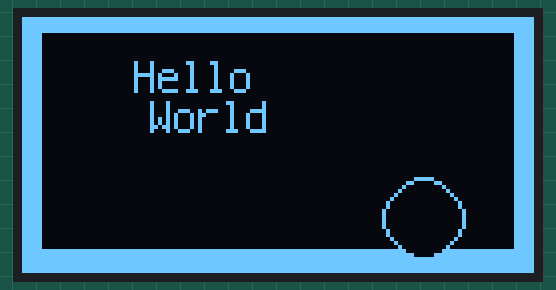
Bench run of a program on a simulated CircuitPython board. Parts: 128×64 one-colour display. Library files of the repository ran but are not shown: 1 file(s).

Above: at 0.45 s.
At 5.27 s:
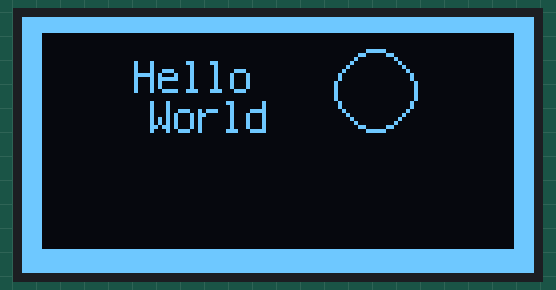
At 10.09 s:
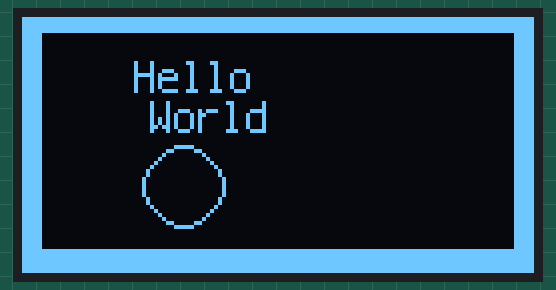
At 20.04 s:
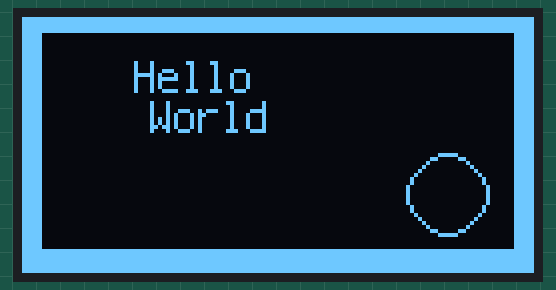
At 29.69 s:
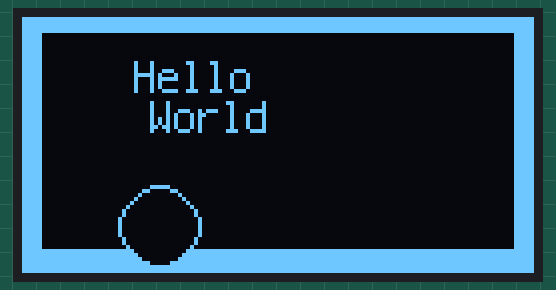
At 39.64 s:
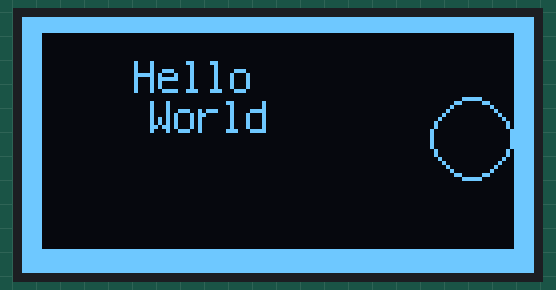

The program:

display_circles.py
```python
import board
import busio
import displayio
import terminalio
import adafruit_displayio_ssd1306
from adafruit_display_text import label
from adafruit_display_shapes import  circle
import  time

# Devices
displayio.release_displays()
i2c = busio.I2C (scl=board.SCL, sda=board.SDA)
display_bus = displayio.I2CDisplay (i2c, device_address = 0x3C) # The address of my Board
display = adafruit_displayio_ssd1306.SSD1306(display_bus, width=128, height=64)

c = circle.Circle(x0=70, y0=20, r=10, fill=0, outline=0xFFFFFF)
dx = dy = 1

def make_page():
    page = displayio.Group() # no max_size needed
    color_bitmap = displayio.Bitmap(128, 64, 1) # Full screen white
    color_palette = displayio.Palette(1)
    color_palette[0] = 0xFFFFFF  # White

    bg_sprite = displayio.TileGrid(color_bitmap, pixel_shader=color_palette, x=0, y=0)
    page.append(bg_sprite)

    # Draw a smaller inner rectangle
    inner_bitmap = displayio.Bitmap(118, 54, 1)
    inner_palette = displayio.Palette(1)
    inner_palette[0] = 0x000000  # Black
    inner_sprite = displayio.TileGrid(inner_bitmap, pixel_shader=inner_palette, x=5, y=4)
    page.append(inner_sprite)

    # Draw a label
    text = "Hello"
    text_area = label.Label(terminalio.FONT, text=text, color=0xFFFF00, x=28, y=15)
    page.append(text_area)

    text = "World"
    text_area = label.Label(terminalio.FONT, text=text, color=0xFFFF00, x=32, y=25)
    page.append(text_area)

    page.append(c)
    return  page

display.show(make_page())

while True:
    time.sleep(0.01)
    c.x0 += dx
    if c.x0 > 128 - c.r or c.x0 < c.r:
        dx = -dx
        c.x0 += 2*dx

    c.y0 += dy
    if c.y0 > 64 - c.r or c.y0 < c.r:
        dy = -dy
        c.y0 += 2*dy
```
